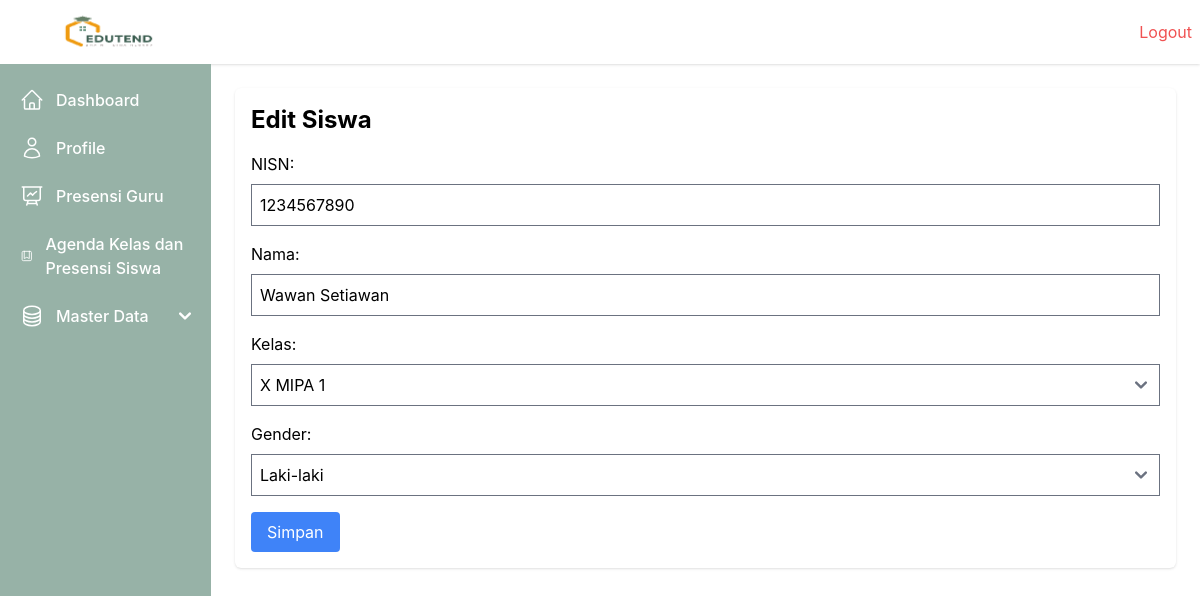
/siswa/edit/1/ (signed in), run on the app's committed database.
### webabsensi/models.py (models this page shows, shortened)
class Student(models.Model):
    GENDER_CHOICES = [
        ('L', 'Laki-laki'),
        ('P', 'Perempuan'),
    ]
    nisn = models.CharField(max_length=20, unique=True)
    id_kelas = models.ForeignKey(Class, on_delete=models.CASCADE)
    nama = models.CharField(max_length=50)
    gender = models.CharField(max_length=1, choices=GENDER_CHOICES)
    created_at = models.DateTimeField(auto_now_add=True)
    updated_at = models.DateTimeField(auto_now=True)

class Class(models.Model):
    nama_kelas = models.CharField(max_length=50, unique=True)
    created_at = models.DateTimeField(auto_now_add=True)
    updated_at = models.DateTimeField(auto_now=True)

### webabsensi/views.py (the view)
        def wrapper(request, *args, **kwargs):
            user_id = request.session.get('user_id')
            if not user_id:
                messages.error(request, 'Anda harus login terlebih dahulu.')
                return redirect('login')
            user = User.objects.get(id=request.session['user_id'])
            if user.role not in allowed_roles:
                return render(request, '403.html', {'message': 'Anda tidak memiliki izin untuk mengakses halaman ini.'})
            request.user = user  # Tambahkan user ke request agar dapat digunakan di template
            return view_func(request, *args, **kwargs)

### webabsensi/views.py (called while the page is built, shortened)
def role_required(allowed_roles):
    def decorator(view_func):
        def wrapper(request, *args, **kwargs):
            user_id = request.session.get('user_id')
            if not user_id:
                messages.error(request, 'Anda harus login terlebih dahulu.')
                return redirect('login')
            user = User.objects.get(id=request.session['user_id'])
            if user.role not in allowed_roles:
                return render(request, '403.html', {'message': 'Anda tidak memiliki izin untuk mengakses halaman ini.'})
            request.user = user  # Tambahkan user ke request agar dapat digunakan di template
            return view_func(request, *args, **kwargs)
        return wrapper
    return decorator

@role_required(['Tata Usaha', 'Kepala Sekolah'])
def edit_student(request, student_id):
    student = get_object_or_404(Student, id=student_id)
    classes = Class.objects.all()
    context = {'student': student, 'classes': classes}
    return render(request, 'students/edit_student.html', context)

### webabsensi/templates/students/edit_student.html (shortened to what this page needs)
{% extends 'base.html' %}
{% block content %}
<div class="">
    <h1 class="text-2xl font-bold mb-4">Edit Siswa</h1>
    <form action="" method="post">
        <label class="block mb-2">NISN:</label>
        <input type="text" name="nisn" value="{{ student.nisn }}" class="border p-2 mb-4 w-full" required>
        <label class="block mb-2">Nama:</label>
        <input type="text" name="nama" value="{{ student.nama }}" class="border p-2 mb-4 w-full" required>
        <label class="block mb-2">Kelas:</label>
        <select name="id_kelas" class="border p-2 mb-4 w-full" required>
            {% for cls in classes %}
            <option value="{{ cls.id }}" {% if cls.id == student.id_kelas.id %}selected{% endif %}>{{ cls.nama_kelas }}</option>
            {% endfor %}
        </select>
        <label class="block mb-2">Gender:</label>
        <select name="gender" class="border p-2 mb-4 w-full" required>
            <option value="L" {% if student.gender == "L" %}selected{% endif %}>Laki-laki</option>
        </select>
        <button type="submit" class="bg-blue-500 text-white px-4 py-2 rounded">Simpan</button>
    </form>
</div>
{% endblock %}

### data on the page
Student: nisn "1234567890", nama "Wawan Setiawan", id_kelas "X MIPA 1", gender "Laki-laki"
